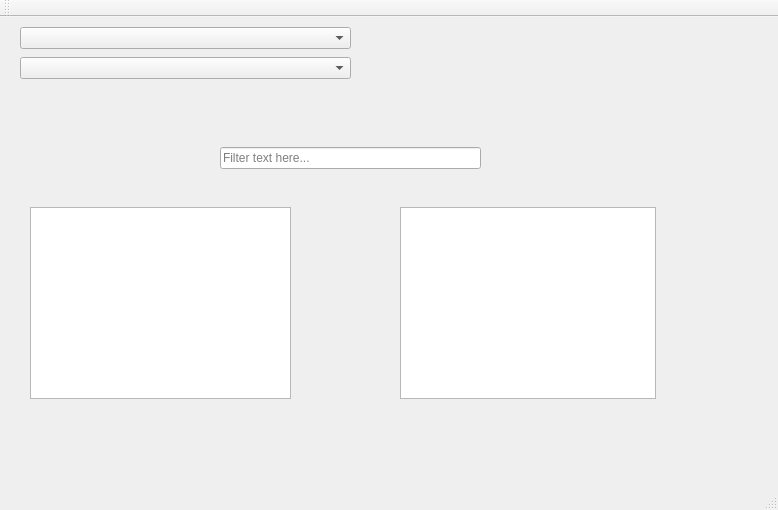
<?xml version="1.0" encoding="UTF-8"?>
<ui version="4.0">
 <class>MainWindow</class>
 <widget class="QMainWindow" name="MainWindow">
  <property name="geometry">
   <rect>
    <x>0</x>
    <y>0</y>
    <width>778</width>
    <height>510</height>
   </rect>
  </property>
  <property name="windowTitle">
   <string>MainWindow</string>
  </property>
  <widget class="QWidget" name="centralWidget">
   <widget class="CheckableComboBox" name="comboBox">
    <property name="geometry">
     <rect>
      <x>20</x>
      <y>10</y>
      <width>331</width>
      <height>22</height>
     </rect>
    </property>
   </widget>
   <widget class="QComboBox" name="comboBox_2">
    <property name="geometry">
     <rect>
      <x>20</x>
      <y>40</y>
      <width>331</width>
      <height>22</height>
     </rect>
    </property>
   </widget>
   <widget class="QListView" name="listView">
    <property name="geometry">
     <rect>
      <x>30</x>
      <y>190</y>
      <width>261</width>
      <height>192</height>
     </rect>
    </property>
    <property name="selectionMode">
     <enum>QAbstractItemView::ContiguousSelection</enum>
    </property>
   </widget>
   <widget class="QLineEdit" name="lineEdit">
    <property name="geometry">
     <rect>
      <x>220</x>
      <y>130</y>
      <width>261</width>
      <height>22</height>
     </rect>
    </property>
    <property name="placeholderText">
     <string>Filter text here...</string>
    </property>
    <property name="clearButtonEnabled">
     <bool>true</bool>
    </property>
   </widget>
   <widget class="QListView" name="listView_2">
    <property name="geometry">
     <rect>
      <x>400</x>
      <y>190</y>
      <width>256</width>
      <height>192</height>
     </rect>
    </property>
   </widget>
  </widget>
  <widget class="QMenuBar" name="menuBar">
   <property name="geometry">
    <rect>
     <x>0</x>
     <y>0</y>
     <width>778</width>
     <height>26</height>
    </rect>
   </property>
  </widget>
  <widget class="QToolBar" name="mainToolBar">
   <attribute name="toolBarArea">
    <enum>TopToolBarArea</enum>
   </attribute>
   <attribute name="toolBarBreak">
    <bool>false</bool>
   </attribute>
  </widget>
  <widget class="QStatusBar" name="statusBar"/>
 </widget>
 <layoutdefault spacing="6" margin="11"/>
 <customwidgets>
  <customwidget>
   <class>CheckableComboBox</class>
   <extends>QComboBox</extends>
   <header>CheckableComboBox.h</header>
  </customwidget>
 </customwidgets>
 <resources/>
 <connections/>
</ui>
